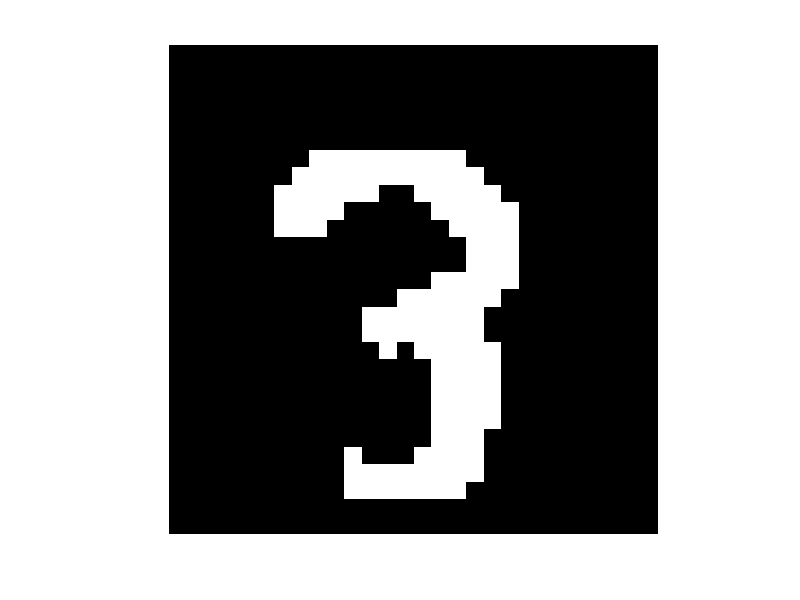
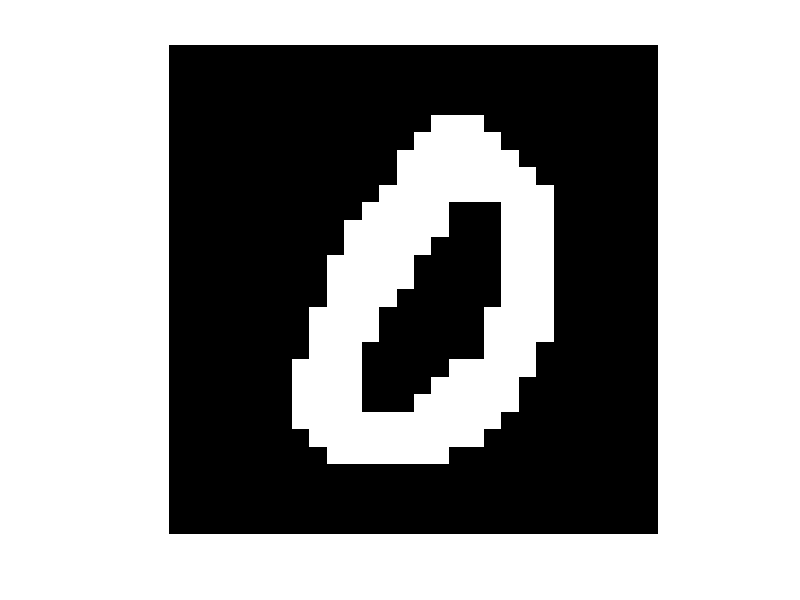
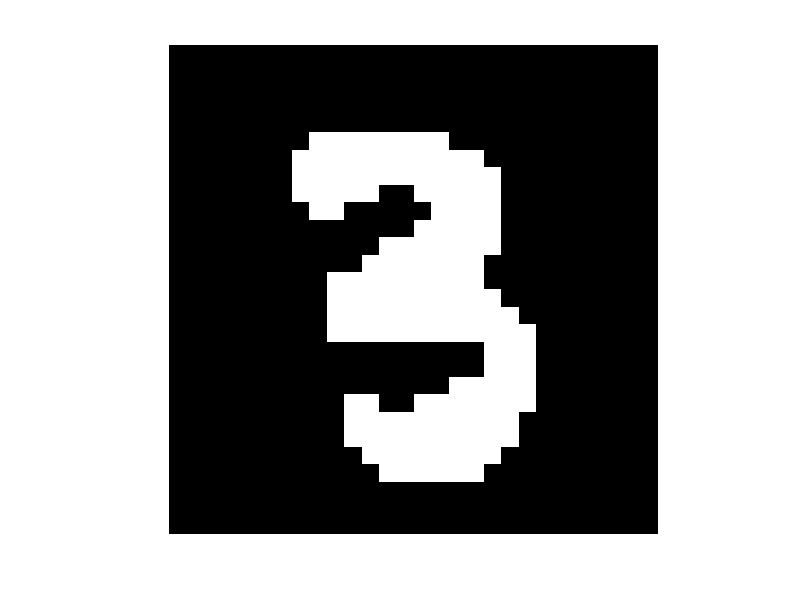
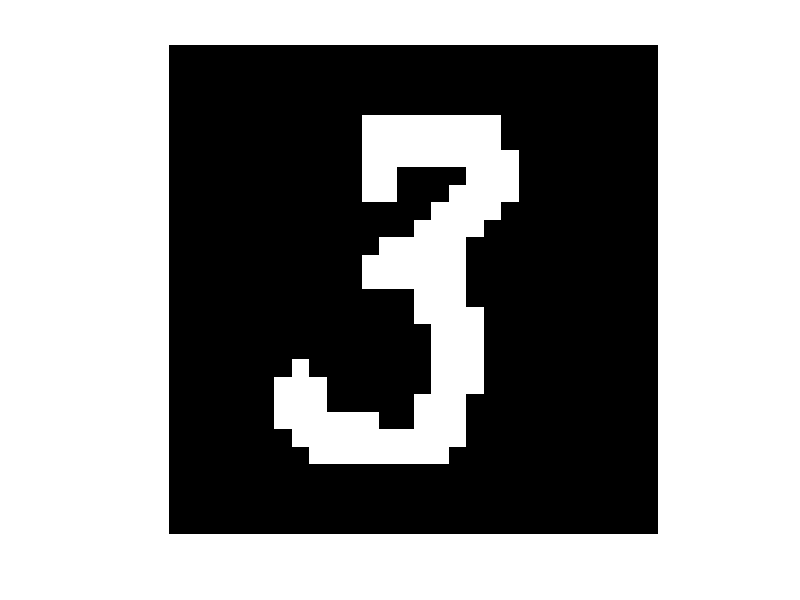

These figures' MATLAB source, in order: (Note: this script raises an error after producing the figures.)
% load data
load('BackPropData.mat');
%%
% The following code shows the first picture in the training set.
% TODO 1: Change it to show the first 10 images
for i = 1:10
figure;
imshow(reshape(x_train(i,:),[28,28])')
end
% Example of how to run backprop
[wInputHidden, xHiddenOutput, total_error_train, total_error_test] = ...
    backprop(x_train, y_train, x_test, y_test, 50 , 0.01, 0, 200);

%% Different Lambda

lambda_vec = [0.1,0.05,0.01,0.005,0.001,0.0005,0.0001];
for i = 1:7
    [wInputHidden, xHiddenOutput, total_error_train, total_error_test] = ...
    backprop(x_train, y_train, x_test, y_test, 50 , lambda_vec(i), 0, 200);
end

%% Different number of neurons

num_vec = [10, 50, 100, 200];
for i = 1:4
    [wInputHidden, xHiddenOutput, total_error_train, total_error_test] = ...
    backprop(x_train, y_train, x_test, y_test, num_vec(i) , 0.01, 0, 200);
end

%% Different alpha - 50 neurons

alpha_vec = [0.05,0.01,0.005,0.001];
for i = 1:4
    [wInputHidden, xHiddenOutput, total_error_train, total_error_test] = ...
    backprop(x_train, y_train, x_test, y_test, 50 , 0.01, alpha_vec(i), 300);
end

%% Optimal alpha - 200 neurons

[wInputHidden, xHiddenOutput, total_error_train, total_error_test] = ...
backprop(x_train, y_train, x_test, y_test, 200 , 0.01, 0.01, 300);


